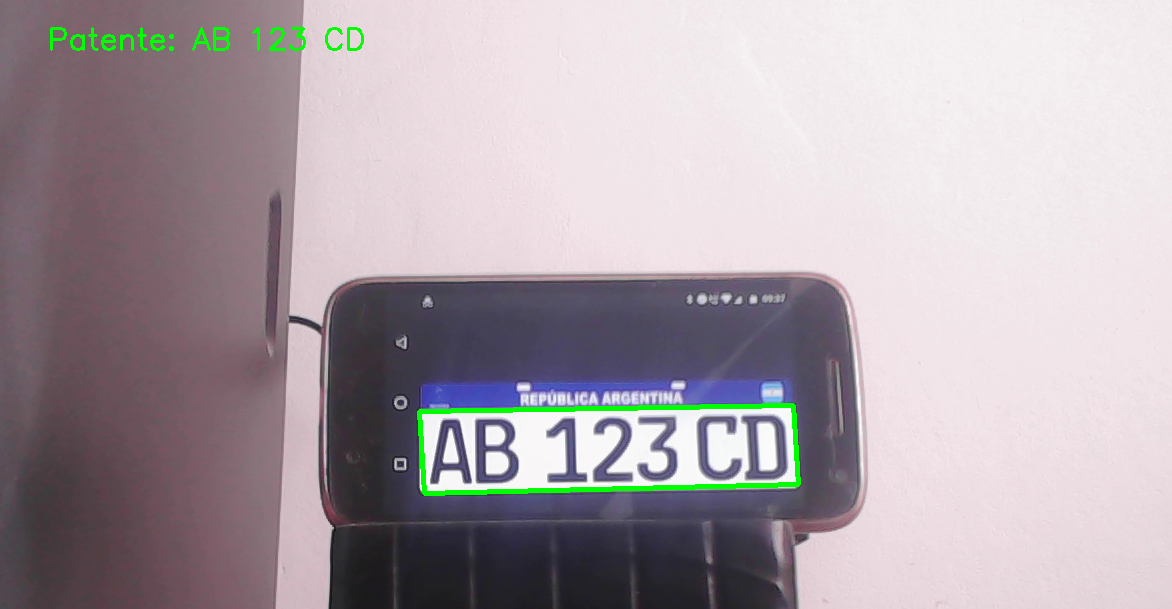
#> input picture images/license_plate_detector.png, 1172 x 609 px
$ python -i detectLicensePlate.py   (imports and definitions only)
#> lines starting #> are read from the running program, lines starting #| are printed output that depends on the picture; after the words box and inside, x2 and y2 are one past the last pixel; in counts of white or black regions, pixels touching at a corner belong together
#> further down, picture is the input picture: shape (609, 1172, 3); mean B, G, R 168.2, 161.9, 172
import numpy as np
import cv2
import imutils
import pytesseract
import re

def detect(image):
  pytesseract.pytesseract.tesseract_cmd = '/usr/bin/tesseract'

  # Regular expression for Argentinian license plates
  # License plates in Argentina are 'ABC 123' (old) or 'AB 123 CD' (new)
  reg = r"([A-Z]{2}[ \t]+[0-9]{3}[ \t]+[A-Z]{2}|[A-Z]{3}[ \t]*[0-9]{3})"

  # Convert frame to gray scale
  gray = cv2.cvtColor(image, cv2.COLOR_BGR2GRAY)
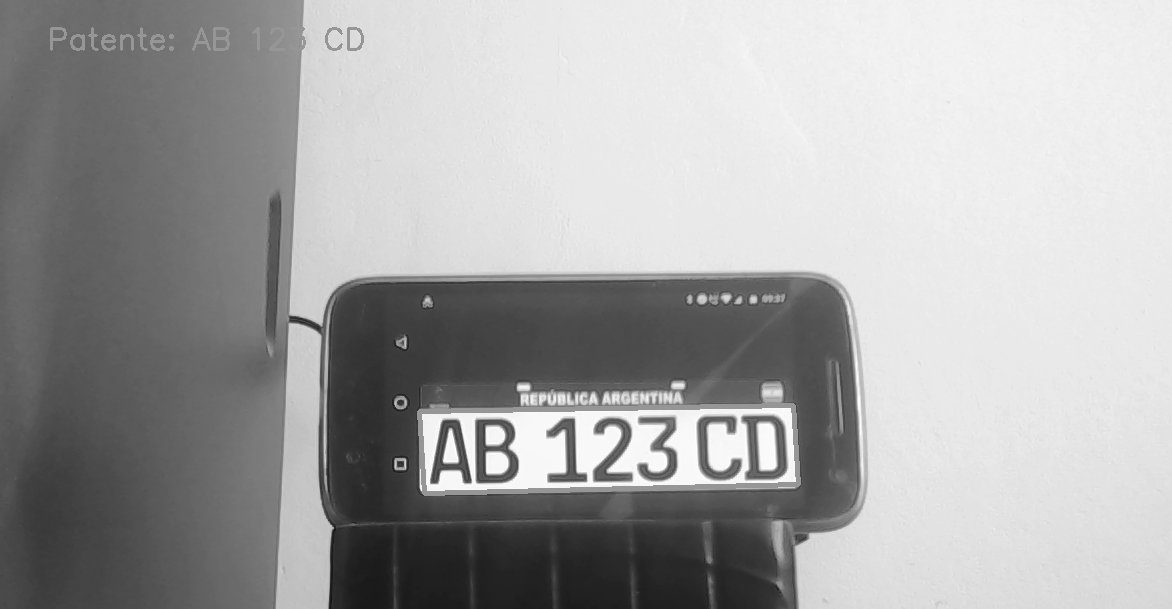
#> gray: shape (609, 1172); min 21, max 253, mean 165.6

  # Convolve with Gaussian filter
  gray = cv2.GaussianBlur(gray, (3, 3), 0)

  # Apply Canny Edge Detection algorithm
  edged = cv2.Canny(image=gray, threshold1=100, threshold2=200)
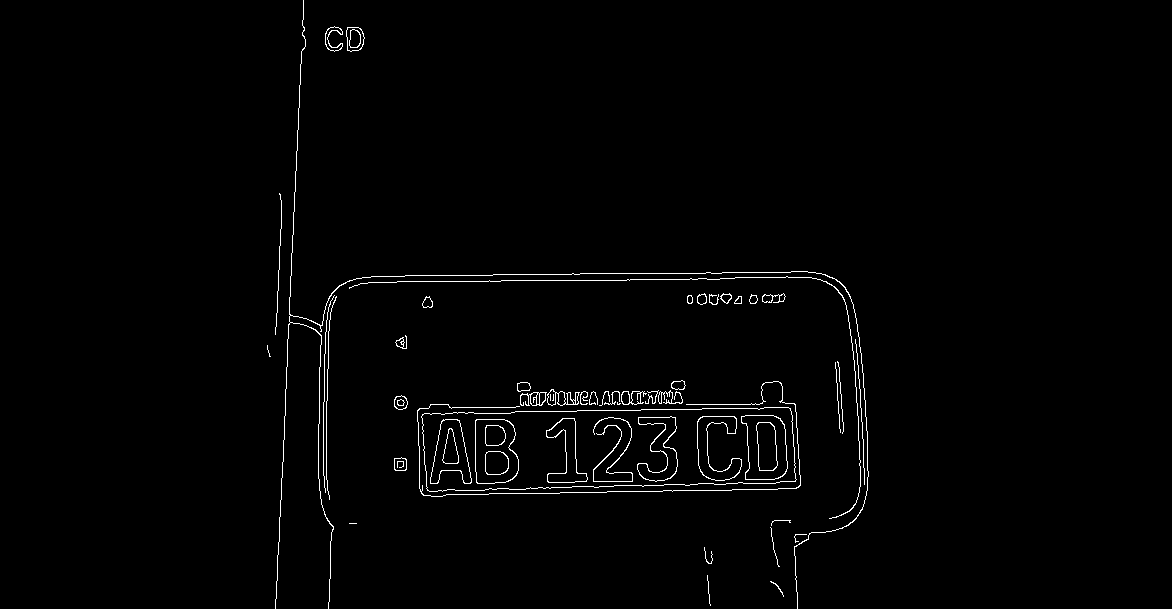
#> edged: shape (609, 1172); 1.3% white in thin lines or dots, all inside (x1, y1, x2, y2) = (267, 0, 869, 609)

  # Retrieve contours from the binary image
  cnts = cv2.findContours(edged.copy(), cv2.RETR_LIST, cv2.CHAIN_APPROX_SIMPLE)
#> cnts = 99 contours, 27 with area under 20; largest, box (x1, y1, x2, y2) and area: (421, 407, 797, 492) 28006, (421, 407, 797, 492) 28004, (475, 419, 519, 484) 2454, (475, 419, 519, 484) 2428, (741, 415, 788, 480) 2422

  # Select the 5 contours with the biggest area
  cnts = imutils.grab_contours(cnts)
  cnts = sorted(cnts, key = cv2.contourArea, reverse = True)[:5]
#> cnts = 5 contours; box (x1, y1, x2, y2) and area: (421, 407, 797, 492) 28006, (421, 407, 797, 492) 28004, (475, 419, 519, 484) 2454, (475, 419, 519, 484) 2428, (741, 415, 788, 480) 2422

  screenCnt = []
  valid_plate = None

  # For each selected contour
  for c in cnts:
    # Check if it has a rectangular shape
    perimeter = cv2.arcLength(c, True)
    approx = cv2.approxPolyDP(c, 0.018 * perimeter, True)
    if len(approx) == 4:
      # Search for place numbers comparing with the previously defined regex
      x,y,w,h = cv2.boundingRect(c)
      new_img=image[y:y+h,x:x+w]
      plate = pytesseract.image_to_string(new_img, lang='eng')
      valid_plate = re.search(reg, plate)
      if valid_plate:
        screenCnt = approx
        print("Number plate is:", valid_plate.group(1))
      break
#> this loop made 1 pass
#> (perimeter, approx, x, y, w, h) on pass 1: (919.4, [[792, 415], [424, 413], [426, 488], [795, 481]], 421, 407, 376, 85)
#> pass 1, in detect, `new_img=image[y:y+h,x:x+w]`:
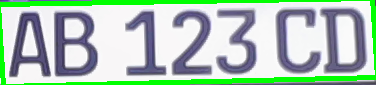
#> new_img: shape (85, 376, 3); mean B, G, R 182.6, 198.6, 172.9

  # If screenCnt is empty (no valid plates found in frame), return None
  if len(screenCnt) == 0:
    return (None, '')

  # Else, return the contour and the plate number
  return (screenCnt, valid_plate.group(1))

>>> import cv2
>>> picture = cv2.imread('images/license_plate_detector.png')
#> (the run stopped early here; a loop or call above may not have finished)
